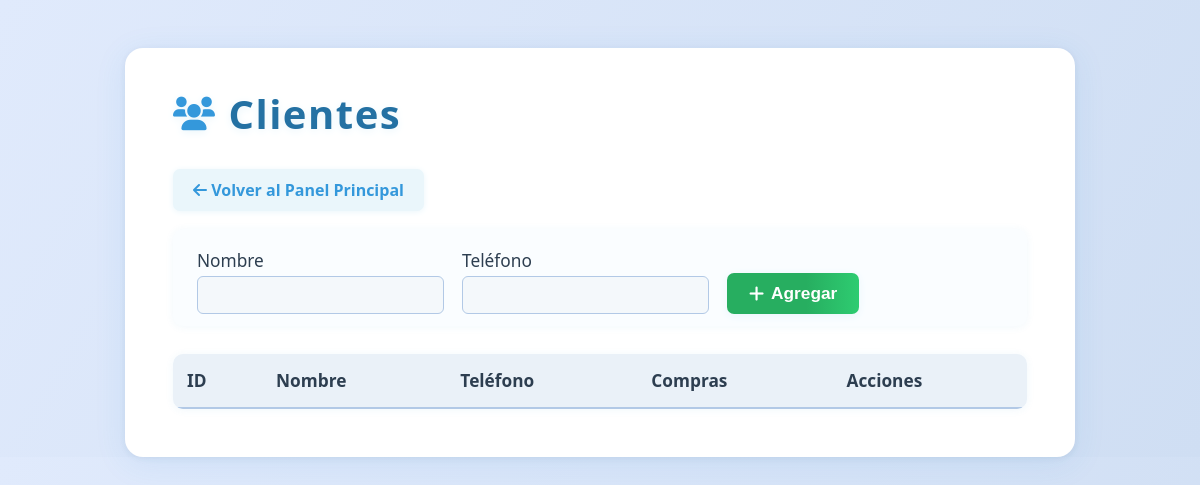
Page /Views/clientes/index.php (signed in) on the earlier database version.
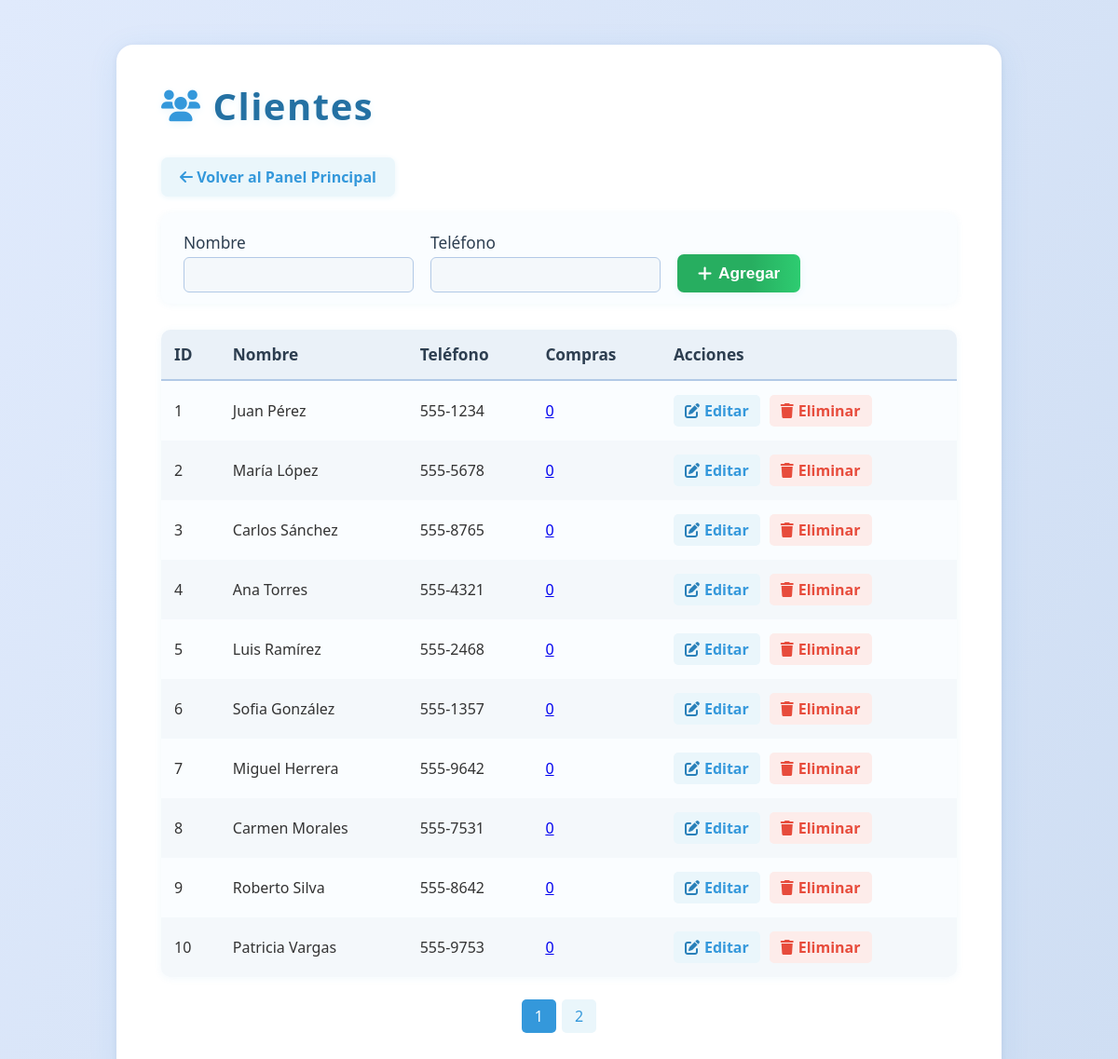
Same page on the later database version.
### tables this page shows
CREATE TABLE IF NOT EXISTS clientes (
    id INT AUTO_INCREMENT PRIMARY KEY,
    nombre VARCHAR(100) NOT NULL,
    telefono VARCHAR(20) NOT NULL
);

### Views/clientes/index.php (the view, shortened to what this page needs)
<?php
$db = Database::getInstance()->getConnection();
$clientes = [];
$result = $db->query('SELECT * FROM clientes ORDER BY id ASC');
while ($row = $result->fetch_assoc()) {
    $clientes[] = $row;
}
$compras_clientes = $_SESSION['compras_clientes'];
$porPagina = 10;
$totalClientes = count($clientes);
$totalPaginas = ceil($totalClientes / $porPagina);
$paginaActual = isset($_GET['pagina']) ? max(1, intval($_GET['pagina'])) : 1;
$inicio = ($paginaActual - 1) * $porPagina;
$clientesPagina = array_slice($clientes, $inicio, $porPagina);
$editando = false;
$clienteEditar = null;
?>
<!DOCTYPE html>
<html lang="es">
<head>
    <link rel="stylesheet" href="/Assets/css/dashboard.css">
    <link rel="stylesheet" href="https://cdnjs.cloudflare.com/ajax/libs/font-awesome/6.0.0/css/all.min.css">
</head>
<body>
    <div class="clientes-container">
        <h1><i class="fa fa-users"></i> Clientes</h1>
        <a href="/puntoDeVenta/web/Views/dashboard/index.php" class="btn-back" style="display:inline-block;margin-bottom:18px;background:#eaf6fb;color:#3498db;padding:10px 20px;border-radius:7px;font-weight:600;text-decoration:none;box-shadow:0 1px 6px #eaf6fb;transition:background 0.2s;">
            <i class="fa fa-arrow-left"></i> Volver al Panel Principal
        </a>
        <?php if ($editando && $clienteEditar): ?>
        <form class="add-form" method="post" action="">
            <input type="hidden" name="accion" value="editar">
            <input type="hidden" name="id" value="<?= $clienteEditar['id'] ?>">
            <label>Nombre
                <input type="text" name="nombre" value="<?= htmlspecialchars($clienteEditar['nombre']) ?>" required>
            </label>
            <label>Teléfono
                <input type="text" name="telefono" value="<?= htmlspecialchars($clienteEditar['telefono']) ?>" required>
            </label>
            <button type="submit"><i class="fa fa-save"></i> Guardar</button>
            <a href="<?= $_SERVER['PHP_SELF'] ?>" style="margin-left:10px;color:#e74c3c;text-decoration:none;font-weight:600;">Cancelar</a>
        </form>
        <?php else: ?>
        <form class="add-form" method="post" action="">
            <label>Nombre
                <input type="text" name="nombre" required>
            </label>
            <label>Teléfono
                <input type="text" name="telefono" required>
            </label>
            <button type="submit"><i class="fa fa-plus"></i> Agregar</button>
        </form>
        <?php endif; ?>
        <table>
            <thead>
                <tr>
                    <th>ID</th>
                    <th>Nombre</th>
                    <th>Teléfono</th>
                    <th>Compras</th>
                    <th>Acciones</th>
                </tr>
            </thead>
            <tbody>
            <?php foreach ($clientesPagina as $cliente): ?>
                <tr>
                    <td><?= $cliente['id'] ?></td>
                    <td><?= htmlspecialchars($cliente['nombre']) ?></td>
                    <td><?= htmlspecialchars($cliente['telefono']) ?></td>
                    <td>
                        <?php $numCompras = isset($compras_clientes[$cliente['id']]) ? count($compras_clientes[$cliente['id']]) : 0; ?>
                        <a href="#" class="ver-compras" data-id="<?= $cliente['id'] ?>">
                            <?= $numCompras ?>
                        </a>
                    </td>
                    <td class="action-links">
                        <a href="?editar=<?= $cliente['id'] ?>"><i class="fa fa-edit"></i> Editar</a>
                        <a href="?eliminar=<?= $cliente['id'] ?>" onclick="return confirm('¿Eliminar este cliente?');"><i class="fa fa-trash"></i> Eliminar</a>
                    </td>
                </tr>
            <?php endforeach; ?>
            </tbody>
        </table>
        <?php if ($totalPaginas > 1): ?>
        <div class="pagination">
            <?php for ($i = 1; $i <= $totalPaginas; $i++): ?>
                <?php if ($i == $paginaActual): ?>
                    <span class="active" style="background:#3498db;color:#fff;padding:7px 14px;border-radius:5px;"> <?= $i ?> </span>
                <?php else: ?>
                    <a href="?pagina=<?= $i ?>" style="padding:7px 14px;border-radius:5px;color:#3498db;background:#eaf6fb;text-decoration:none;"> <?= $i ?> </a>
                <?php endif; ?>
            <?php endfor; ?>
        </div>
        <?php endif; ?>
    </div>
</body>
</html>

### Assets/css/dashboard.css (style rules this page uses)
* { margin: 0; padding: 0; box-sizing: border-box; }
body { font-family: 'Segoe UI', Tahoma, Geneva, Verdana, sans-serif; background: #f5f7fa; color: #333; overflow-x: hidden; }

### Views/clientes/index.php (style rules this page uses)
body { background: linear-gradient(120deg, #e0eafc 0%, #cfdef3 100%); font-family: 'Segoe UI', Arial, sans-serif; margin: 0; padding: 0; }
.clientes-container { max-width: 950px; margin: 48px auto 0 auto; background: #fff; border-radius: 18px; box-shadow: 0 6px 32px rgba(52, 152, 219, 0.10), 0 1.5px 6px rgba(44,62,80,0.07); padding: 38px 48px 48px 48px; position: relative; }
h1 { color: #2471a3; margin-bottom: 28px; font-size: 2.5rem; letter-spacing: 1.5px; text-shadow: 0 2px 8px #eaf6fb; display: flex; align-items: center; gap: 12px; }
h1 .fa-users { color: #3498db; font-size: 2.1rem; }
.add-form { margin-bottom: 28px; background: #fafdff; border-radius: 10px; padding: 20px 24px 12px 24px; box-shadow: 0 1px 8px rgba(52,152,219,0.07); display: flex; gap: 18px; align-items: flex-end; }
.add-form label { display: flex; flex-direction: column; font-weight: 500; color: #2d3e50; font-size: 1.08rem; }
.add-form input[type="text"] { padding: 8px 12px; border: 1.5px solid #b2c9e6; border-radius: 6px; font-size: 1.05rem; margin-top: 4px; background: #f4f8fb; transition: border 0.2s; }
.add-form button { background: linear-gradient(90deg, #27ae60 60%, #2ecc71 100%); color: #fff; border: none; padding: 10px 22px; border-radius: 7px; font-size: 1.08rem; font-weight: 600; cursor: pointer; box-shadow: 0 2px 8px #eaf6fb; transition: background 0.2s, transform 0.1s; display: flex; align-items: center; gap: 7px; }
table { width: 100%; border-collapse: separate; border-spacing: 0; background: #fafdff; border-radius: 10px; overflow: hidden; box-shadow: 0 1px 8px rgba(52,152,219,0.07); }
th, td { padding: 15px 14px; text-align: left; }
th { background: #eaf1f8; color: #2d3e50; font-weight: 700; border-bottom: 2.5px solid #b2c9e6; font-size: 1.08rem; }
tr:nth-child(even) { background: #f4f8fb; }
.action-links { display: flex; gap: 10px; }
.action-links a { display: inline-flex; align-items: center; gap: 5px; color: #3498db; text-decoration: none; font-weight: 600; padding: 6px 12px; border-radius: 5px; background: #eaf6fb; transition: background 0.2s, color 0.2s; }
.action-links a .fa-edit { color: #2980b9; }
.action-links a:last-child { color: #e74c3c; background: #fdecea; }
.action-links a:last-child .fa-trash { color: #e74c3c; }
.pagination { display: flex; justify-content: center; margin-top: 24px; gap: 6px; }
.pagination a, .pagination span { display: inline-block; padding: 7px 14px; border-radius: 5px; background: #eaf1f8; color: #2471a3; text-decoration: none; font-weight: 500; transition: background 0.2s, color 0.2s; }
.pagination .active { background: #3498db; color: #fff; pointer-events: none; }

Differences in the rows shown:
added clientes: id "1", nombre "Juan Pérez", telefono "555-1234", id "0"
added clientes: id "2", nombre "María López", telefono "555-5678", id "0"
added clientes: id "3", nombre "Carlos Sánchez", telefono "555-8765", id "0"
added clientes: id "4", nombre "Ana Torres", telefono "555-4321", id "0"
added clientes: id "5", nombre "Luis Ramírez", telefono "555-2468", id "0"
added clientes: id "6", nombre "Sofia González", telefono "555-1357", id "0"
added clientes: id "7", nombre "Miguel Herrera", telefono "555-9642", id "0"
added clientes: id "8", nombre "Carmen Morales", telefono "555-7531", id "0"
added clientes: id "9", nombre "Roberto Silva", telefono "555-8642", id "0"
added clientes: id "10", nombre "Patricia Vargas", telefono "555-9753", id "0"
Other differences:
new list line: "1"
new list line: "2"
